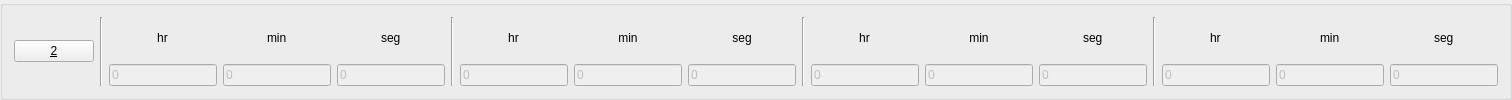
     <widget class="QGroupBox" name="groupBox_10">
      <property name="title">
       <string/>
      </property>
      <layout class="QHBoxLayout" name="horizontalLayout_104">
       <item>
        <layout class="QHBoxLayout" name="horizontalLayout_105">
         <item>
          <widget class="QPushButton" name="valve1_21">
           <property name="sizePolicy">
            <sizepolicy hsizetype="Expanding" vsizetype="Fixed">
             <horstretch>0</horstretch>
             <verstretch>0</verstretch>
            </sizepolicy>
           </property>
           <property name="text">
            <string>&amp;2</string>
           </property>
           <property name="checkable">
            <bool>true</bool>
           </property>
          </widget>
         </item>
         <item>
          <widget class="Line" name="line_79">
           <property name="orientation">
            <enum>Qt::Vertical</enum>
           </property>
          </widget>
         </item>
         <item>
          <layout class="QVBoxLayout" name="verticalLayout_251">
           <item alignment="Qt::AlignHCenter">
            <widget class="QLabel" name="label_255">
             <property name="sizePolicy">
              <sizepolicy hsizetype="Fixed" vsizetype="Preferred">
               <horstretch>0</horstretch>
               <verstretch>0</verstretch>
              </sizepolicy>
             </property>
             <property name="text">
              <string>hr</string>
             </property>
             <property name="alignment">
              <set>Qt::AlignCenter</set>
             </property>
            </widget>
           </item>
           <item>
            <widget class="QLineEdit" name="edit1_delayh_210">
             <property name="enabled">
              <bool>false</bool>
             </property>
             <property name="sizePolicy">
              <sizepolicy hsizetype="Expanding" vsizetype="Fixed">
               <horstretch>0</horstretch>
               <verstretch>0</verstretch>
              </sizepolicy>
             </property>
             <property name="styleSheet">
              <string notr="true"/>
             </property>
             <property name="text">
              <string>0</string>
             </property>
             <property name="placeholderText">
              <string/>
             </property>
            </widget>
           </item>
          </layout>
         </item>
         <item>
          <layout class="QVBoxLayout" name="verticalLayout_252">
           <item alignment="Qt::AlignHCenter">
            <widget class="QLabel" name="label_256">
             <property name="sizePolicy">
              <sizepolicy hsizetype="Fixed" vsizetype="Preferred">
               <horstretch>0</horstretch>
               <verstretch>0</verstretch>
              </sizepolicy>
             </property>
             <property name="text">
              <string>min</string>
             </property>
            </widget>
           </item>
           <item>
            <widget class="QLineEdit" name="edit1_delaym_21">
             <property name="enabled">
              <bool>false</bool>
             </property>
             <property name="text">
              <string>0</string>
             </property>
            </widget>
           </item>
          </layout>
         </item>
         <item>
          <layout class="QVBoxLayout" name="verticalLayout_253">
           <item alignment="Qt::AlignHCenter">
            <widget class="QLabel" name="label_257">
             <property name="sizePolicy">
              <sizepolicy hsizetype="Preferred" vsizetype="Preferred">
               <horstretch>0</horstretch>
               <verstretch>0</verstretch>
              </sizepolicy>
             </property>
             <property name="text">
              <string>seg</string>
             </property>
            </widget>
           </item>
           <item>
            <widget class="QLineEdit" name="edit1_delays_21">
             <property name="enabled">
              <bool>false</bool>
             </property>
             <property name="text">
              <string>0</string>
             </property>
            </widget>
           </item>
          </layout>
         </item>
        </layout>
       </item>
       <item>
        <widget class="Line" name="line_80">
         <property name="orientation">
          <enum>Qt::Vertical</enum>
         </property>
        </widget>
       </item>
       <item>
        <layout class="QHBoxLayout" name="horizontalLayout_106">
         <item>
          <layout class="QVBoxLayout" name="verticalLayout_254">
           <item alignment="Qt::AlignHCenter">
            <widget class="QLabel" name="label_258">
             <property name="sizePolicy">
              <sizepolicy hsizetype="Fixed" vsizetype="Preferred">
               <horstretch>0</horstretch>
               <verstretch>0</verstretch>
              </sizepolicy>
             </property>
             <property name="text">
              <string>hr</string>
             </property>
             <property name="alignment">
              <set>Qt::AlignCenter</set>
             </property>
            </widget>
           </item>
           <item>
            <widget class="QLineEdit" name="edit1_delayh_211">
             <property name="enabled">
              <bool>false</bool>
             </property>
             <property name="sizePolicy">
              <sizepolicy hsizetype="Expanding" vsizetype="Fixed">
               <horstretch>0</horstretch>
               <verstretch>0</verstretch>
              </sizepolicy>
             </property>
             <property name="styleSheet">
              <string notr="true"/>
             </property>
             <property name="text">
              <string>0</string>
             </property>
             <property name="placeholderText">
              <string/>
             </property>
            </widget>
           </item>
          </layout>
         </item>
         <item>
          <layout class="QVBoxLayout" name="verticalLayout_255">
           <item alignment="Qt::AlignHCenter">
            <widget class="QLabel" name="label_259">
             <property name="sizePolicy">
              <sizepolicy hsizetype="Fixed" vsizetype="Preferred">
               <horstretch>0</horstretch>
               <verstretch>0</verstretch>
              </sizepolicy>
             </property>
             <property name="text">
              <string>min</string>
             </property>
             <property name="alignment">
              <set>Qt::AlignCenter</set>
             </property>
            </widget>
           </item>
           <item>
            <widget class="QLineEdit" name="edit1_delayh_212">
             <property name="enabled">
              <bool>false</bool>
             </property>
             <property name="sizePolicy">
              <sizepolicy hsizetype="Expanding" vsizetype="Fixed">
               <horstretch>0</horstretch>
               <verstretch>0</verstretch>
              </sizepolicy>
             </property>
             <property name="styleSheet">
              <string notr="true"/>
             </property>
             <property name="text">
              <string>0</string>
             </property>
             <property name="placeholderText">
              <string/>
             </property>
            </widget>
           </item>
          </layout>
         </item>
         <item>
          <layout class="QVBoxLayout" name="verticalLayout_256">
           <item alignment="Qt::AlignHCenter">
            <widget class="QLabel" name="label_260">
             <property name="sizePolicy">
              <sizepolicy hsizetype="Fixed" vsizetype="Preferred">
               <horstretch>0</horstretch>
               <verstretch>0</verstretch>
              </sizepolicy>
             </property>
             <property name="text">
              <string>seg</string>
             </property>
             <property name="alignment">
              <set>Qt::AlignCenter</set>
             </property>
            </widget>
           </item>
           <item>
            <widget class="QLineEdit" name="edit1_delayh_213">
             <property name="enabled">
              <bool>false</bool>
             </property>
             <property name="sizePolicy">
              <sizepolicy hsizetype="Expanding" vsizetype="Fixed">
               <horstretch>0</horstretch>
               <verstretch>0</verstretch>
              </sizepolicy>
             </property>
             <property name="styleSheet">
              <string notr="true"/>
             </property>
             <property name="text">
              <string>0</string>
             </property>
             <property name="placeholderText">
              <string/>
             </property>
            </widget>
           </item>
          </layout>
         </item>
        </layout>
       </item>
       <item>
        <widget class="Line" name="line_81">
         <property name="orientation">
          <enum>Qt::Vertical</enum>
         </property>
        </widget>
       </item>
       <item>
        <layout class="QHBoxLayout" name="horizontalLayout_107">
         <item>
          <layout class="QVBoxLayout" name="verticalLayout_257">
           <item alignment="Qt::AlignHCenter">
            <widget class="QLabel" name="label_261">
             <property name="sizePolicy">
              <sizepolicy hsizetype="Fixed" vsizetype="Preferred">
               <horstretch>0</horstretch>
               <verstretch>0</verstretch>
              </sizepolicy>
             </property>
             <property name="text">
              <string>hr</string>
             </property>
             <property name="alignment">
              <set>Qt::AlignCenter</set>
             </property>
            </widget>
           </item>
           <item>
            <widget class="QLineEdit" name="edit1_delayh_214">
             <property name="enabled">
              <bool>false</bool>
             </property>
             <property name="sizePolicy">
              <sizepolicy hsizetype="Expanding" vsizetype="Fixed">
               <horstretch>0</horstretch>
               <verstretch>0</verstretch>
              </sizepolicy>
             </property>
             <property name="styleSheet">
              <string notr="true"/>
             </property>
             <property name="text">
              <string>0</string>
             </property>
             <property name="placeholderText">
              <string/>
             </property>
            </widget>
           </item>
          </layout>
         </item>
         <item>
          <layout class="QVBoxLayout" name="verticalLayout_258">
           <item alignment="Qt::AlignHCenter">
            <widget class="QLabel" name="label_262">
             <property name="sizePolicy">
              <sizepolicy hsizetype="Fixed" vsizetype="Preferred">
               <horstretch>0</horstretch>
               <verstretch>0</verstretch>
              </sizepolicy>
             </property>
             <property name="text">
              <string>min</string>
             </property>
             <property name="alignment">
              <set>Qt::AlignCenter</set>
             </property>
            </widget>
           </item>
           <item>
            <widget class="QLineEdit" name="edit1_delayh_215">
             <property name="enabled">
              <bool>false</bool>
             </property>
             <property name="sizePolicy">
              <sizepolicy hsizetype="Expanding" vsizetype="Fixed">
               <horstretch>0</horstretch>
               <verstretch>0</verstretch>
              </sizepolicy>
             </property>
             <property name="styleSheet">
              <string notr="true"/>
             </property>
             <property name="text">
              <string>0</string>
             </property>
             <property name="placeholderText">
              <string/>
             </property>
            </widget>
           </item>
          </layout>
         </item>
         <item>
          <layout class="QVBoxLayout" name="verticalLayout_259">
           <item alignment="Qt::AlignHCenter">
            <widget class="QLabel" name="label_263">
             <property name="sizePolicy">
              <sizepolicy hsizetype="Fixed" vsizetype="Preferred">
               <horstretch>0</horstretch>
               <verstretch>0</verstretch>
              </sizepolicy>
             </property>
             <property name="text">
              <string>seg</string>
             </property>
            </widget>
           </item>
           <item>
            <widget class="QLineEdit" name="edit1_delayh_216">
             <property name="enabled">
              <bool>false</bool>
             </property>
             <property name="sizePolicy">
              <sizepolicy hsizetype="Expanding" vsizetype="Fixed">
               <horstretch>0</horstretch>
               <verstretch>0</verstretch>
              </sizepolicy>
             </property>
             <property name="styleSheet">
              <string notr="true"/>
             </property>
             <property name="text">
              <string>0</string>
             </property>
             <property name="placeholderText">
              <string/>
             </property>
            </widget>
           </item>
          </layout>
         </item>
        </layout>
       </item>
       <item>
        <widget class="Line" name="line_82">
         <property name="orientation">
          <enum>Qt::Vertical</enum>
         </property>
        </widget>
       </item>
       <item>
        <layout class="QHBoxLayout" name="horizontalLayout_108">
         <item>
          <layout class="QVBoxLayout" name="verticalLayout_260">
           <item alignment="Qt::AlignHCenter">
            <widget class="QLabel" name="label_264">
             <property name="sizePolicy">
              <sizepolicy hsizetype="Fixed" vsizetype="Preferred">
               <horstretch>0</horstretch>
               <verstretch>0</verstretch>
              </sizepolicy>
             </property>
             <property name="text">
              <string>hr</string>
             </property>
            </widget>
           </item>
           <item>
            <widget class="QLineEdit" name="edit1_delayh_217">
             <property name="enabled">
              <bool>false</bool>
             </property>
             <property name="sizePolicy">
              <sizepolicy hsizetype="Expanding" vsizetype="Fixed">
               <horstretch>0</horstretch>
               <verstretch>0</verstretch>
              </sizepolicy>
             </property>
             <property name="styleSheet">
              <string notr="true"/>
             </property>
             <property name="text">
              <string>0</string>
             </property>
             <property name="placeholderText">
              <string/>
             </property>
            </widget>
           </item>
          </layout>
         </item>
         <item>
          <layout class="QVBoxLayout" name="verticalLayout_261">
           <item alignment="Qt::AlignHCenter">
            <widget class="QLabel" name="label_265">
             <property name="sizePolicy">
              <sizepolicy hsizetype="Fixed" vsizetype="Preferred">
               <horstretch>0</horstretch>
               <verstretch>0</verstretch>
              </sizepolicy>
             </property>
             <property name="text">
              <string>min</string>
             </property>
            </widget>
           </item>
           <item>
            <widget class="QLineEdit" name="edit1_delayh_218">
             <property name="enabled">
              <bool>false</bool>
             </property>
             <property name="sizePolicy">
              <sizepolicy hsizetype="Expanding" vsizetype="Fixed">
               <horstretch>0</horstretch>
               <verstretch>0</verstretch>
              </sizepolicy>
             </property>
             <property name="styleSheet">
              <string notr="true"/>
             </property>
             <property name="text">
              <string>0</string>
             </property>
             <property name="placeholderText">
              <string/>
             </property>
            </widget>
           </item>
          </layout>
         </item>
         <item>
          <layout class="QVBoxLayout" name="verticalLayout_262">
           <item alignment="Qt::AlignHCenter">
            <widget class="QLabel" name="label_266">
             <property name="sizePolicy">
              <sizepolicy hsizetype="Fixed" vsizetype="Preferred">
               <horstretch>0</horstretch>
               <verstretch>0</verstretch>
              </sizepolicy>
             </property>
             <property name="text">
              <string>seg</string>
             </property>
            </widget>
           </item>
           <item>
            <widget class="QLineEdit" name="edit1_delayh_219">
             <property name="enabled">
              <bool>false</bool>
             </property>
             <property name="sizePolicy">
              <sizepolicy hsizetype="Expanding" vsizetype="Fixed">
               <horstretch>0</horstretch>
               <verstretch>0</verstretch>
              </sizepolicy>
             </property>
             <property name="styleSheet">
              <string notr="true"/>
             </property>
             <property name="text">
              <string>0</string>
             </property>
             <property name="placeholderText">
              <string/>
             </property>
            </widget>
           </item>
          </layout>
         </item>
        </layout>
       </item>
      </layout>
     </widget>
